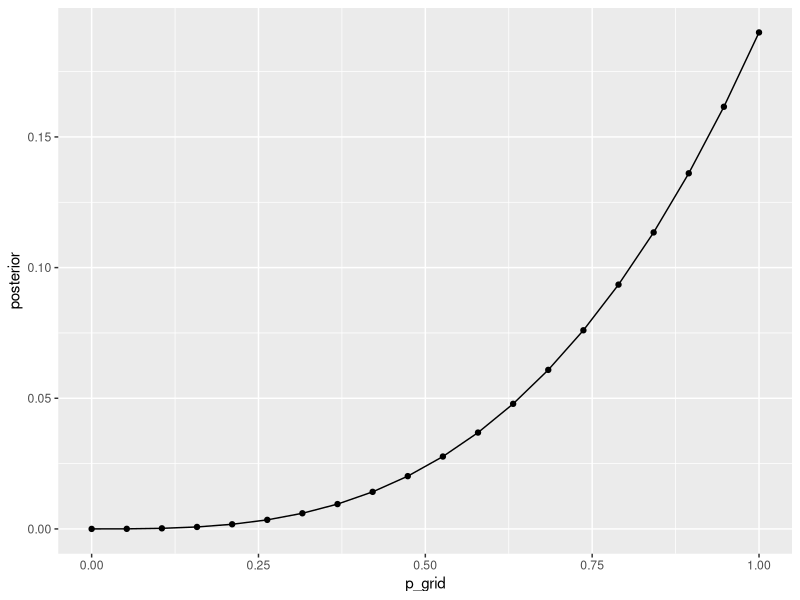
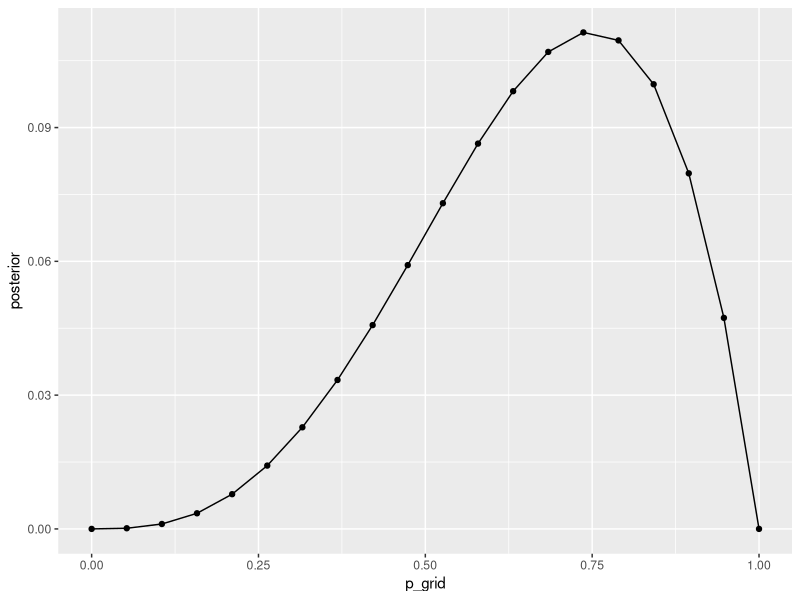
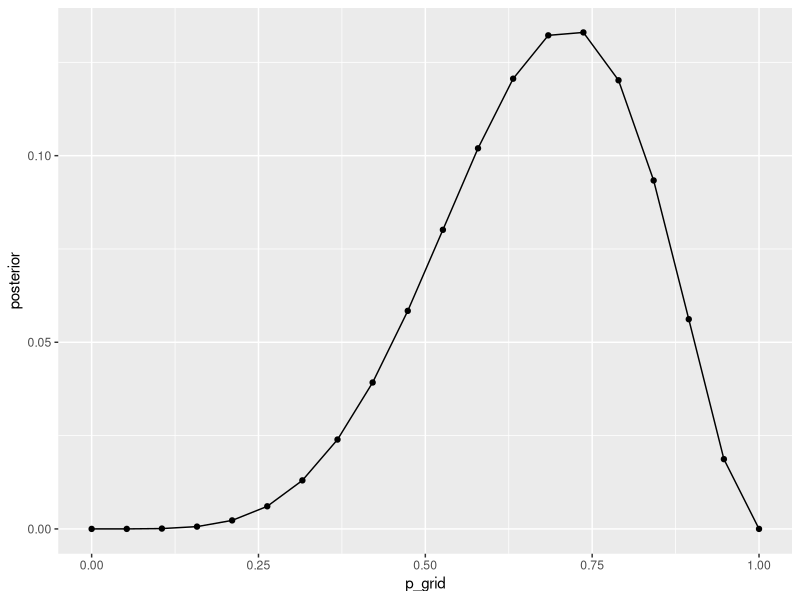
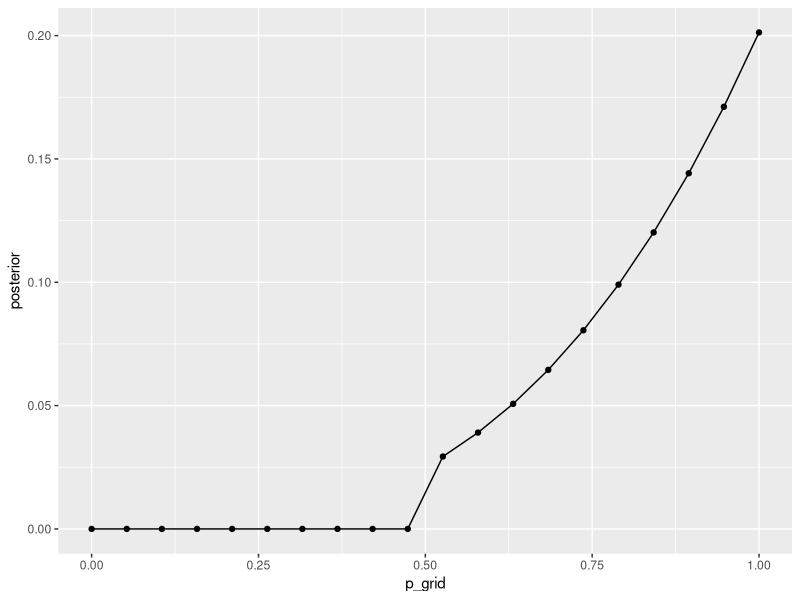
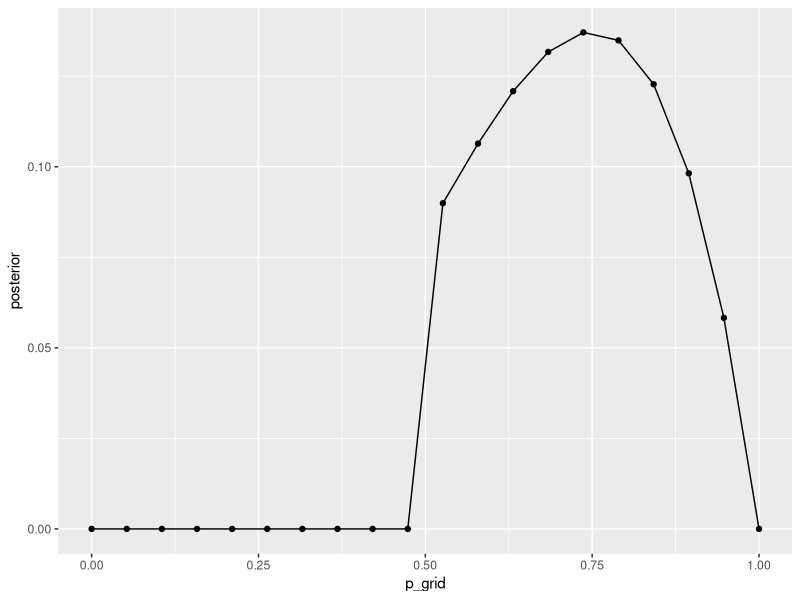
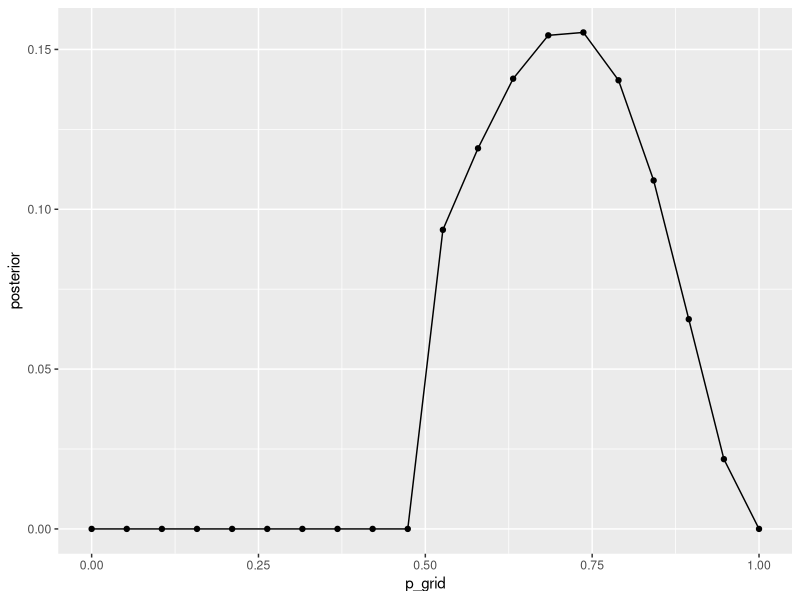

R code for these plots, in order:
#### 2.6 - Practice
library(tidyverse)

# 2M1 - grid approximation
length_grid <- 20
p_grid <- seq(0, 1, length.out=length_grid)
prior <- rep(1, length_grid)
p_grid_df <- data.frame(p_grid)

# W, W, W
n <- 3
w <- 3
likelihood <- dbinom(w, n, p_grid)
unstd.posterior <- likelihood*prior
p_grid_df$posterior <- unstd.posterior/sum(unstd.posterior)
p_grid_df %>%
    ggplot(aes(p_grid, posterior)) +
    geom_point() +
    geom_line()

# W, W, W, L
n <- 4
w <- 3
likelihood <- dbinom(w, n, p_grid)
unstd.posterior <- likelihood*prior
p_grid_df$posterior <- unstd.posterior/sum(unstd.posterior)
p_grid_df %>%
    ggplot(aes(p_grid, posterior)) +
    geom_point() +
    geom_line()

# L, W, W, L, W, W, W
n <- 7
w <- 5
likelihood <- dbinom(w, n, p_grid)
unstd.posterior <- likelihood*prior
p_grid_df$posterior <- unstd.posterior/sum(unstd.posterior)
p_grid_df %>%
    ggplot(aes(p_grid, posterior)) +
    geom_point() +
    geom_line()

# 2M2 - Change the prior
length_grid <- 20
p_grid <- seq(0, 1, length.out=length_grid)
prior <- ifelse(p_grid < 0.5, 0, 1)
p_grid_df <- data.frame(p_grid)

# W, W, W
n <- 3
w <- 3
likelihood <- dbinom(w, n, p_grid)
unstd.posterior <- likelihood*prior
p_grid_df$posterior <- unstd.posterior/sum(unstd.posterior)
p_grid_df %>%
    ggplot(aes(p_grid, posterior)) +
    geom_point() +
    geom_line()

# W, W, W, L
n <- 4
w <- 3
likelihood <- dbinom(w, n, p_grid)
unstd.posterior <- likelihood*prior
p_grid_df$posterior <- unstd.posterior/sum(unstd.posterior)
p_grid_df %>%
    ggplot(aes(p_grid, posterior)) +
    geom_point() +
    geom_line()

# L, W, W, L, W, W, W
n <- 7
w <- 5
likelihood <- dbinom(w, n, p_grid)
unstd.posterior <- likelihood*prior
p_grid_df$posterior <- unstd.posterior/sum(unstd.posterior)
p_grid_df %>%
    ggplot(aes(p_grid, posterior)) +
    geom_point() +
    geom_line()

# 2M3 
data.frame(outcomes=c("land", "earth")) %>%
    mutate(prior_proba = .5, # globes are equally likely
           likelihood_w = c(.3, 1), #70% of Earth is water, 100% of Mars is land
           unstd.posterior = prior_proba*likelihood_w,
           posterior = unstd.posterior/sum(unstd.posterior)) %>%
    filter(outcomes == "land") %>%
    pull(posterior)

# 2M4
data.frame(outcomes=c("two_black_sides", "two_white_sides", "one_black_one_white")) %>%
    mutate(prior_proba = 1/3, # each of the 3 cards is equally likely
           likelihood_w = c(1, 0, .5), # probability of seeing the single black side
           unstd.posterior = prior_proba*likelihood_w,
           posterior = unstd.posterior/sum(unstd.posterior)) %>%
    filter(outcomes == "two_black_sides") %>%
    pull(posterior)

# 2M5
data.frame(outcomes=c("two_black_sides", "two_white_sides", "one_black_one_white")) %>%
    mutate(prior_proba = c(.5, .25, .25), # in this instance there are 2 black sided cards, and one of all other types
           likelihood_w = c(1, 0, .5), # probability of seeing the single black side
           unstd.posterior = prior_proba*likelihood_w,
           posterior = unstd.posterior/sum(unstd.posterior)) %>%
    filter(outcomes == "two_black_sides") %>%
    pull(posterior)

# 2M6
data.frame(outcomes=c("two_black_sides", "two_white_sides", "one_black_one_white")) %>%
    mutate(prior_proba = c(1, 3, 2), # probability of drawing different cards has changed
           likelihood_w = c(1, 0, .5), # probability of seeing the single black side
           unstd.posterior = prior_proba*likelihood_w,
           posterior = unstd.posterior/sum(unstd.posterior)) %>%
    filter(outcomes == "two_black_sides") %>%
    pull(posterior)

# 2M7
data.frame(outcomes=c("two_black_sides", "two_white_sides", "one_black_one_white")) %>%
    mutate(prior_proba = 1, # equal likelihood of drawing 3 cards, uniform constant
           likelihood_w = c(2, 0, 1), # 2 ways it can be shown for B/B, 0 ways for W/W, 1 way for B/W
           unstd.posterior = prior_proba*likelihood_w,
           posterior = unstd.posterior/sum(unstd.posterior),
           likelihood_w2 = c(3, 1, 2), # 3 ways it can be shown for B/B, 1 way for W/W, 2 ways for B/W
           unstd.posterior2 = posterior*likelihood_w2,
           posterior2 = unstd.posterior2/sum(unstd.posterior2)) %>%
    filter(outcomes == "two_black_sides") %>% 
    pull(posterior2)

# 2H1
df <- data.frame(outcomes=c("speciesA", "speciesB")) %>%
    mutate(prior_proba = 1, # equal likelihood of being a species
           likelihood_w = c(.1, .2), # first observation: birthed twins. each has different proba of birthing twins
           unstd.posterior = prior_proba*likelihood_w,
           posterior = unstd.posterior/sum(unstd.posterior))
# posterior probability = probability of being a certain species
# so, probability of next birth being a twin is Pr(species_a)*Pr(birth_twins|species_a) + Pr(species_b)*Pr(birth_twins|species_b)
df <- df %>%
    mutate(prob_birth_twins = c(.1, .2),
           prob_second_birth_is_twins = prob_birth_twins*posterior)
sum(df$prob_second_birth_is_twins) # .167

# 2H2
data.frame(outcomes=c("speciesA", "speciesB")) %>%
    mutate(prior_proba = 1, # equal likelihood of being a species
           likelihood_w = c(.1, .2), # first observation: birthed twins. each has different proba of birthing twins
           unstd.posterior = prior_proba*likelihood_w,
           posterior = unstd.posterior/sum(unstd.posterior)) %>%
    filter(outcomes == "speciesA") %>%
    pull(posterior)

# 2H3
data.frame(outcomes=c("speciesA", "speciesB")) %>%
    mutate(prior_proba = 1, # equal likelihood of being a species
           likelihood_w = c(.1, .2), # first observation: birthed twins. each has different proba of birthing twins
           unstd.posterior = prior_proba*likelihood_w,
           posterior = unstd.posterior/sum(unstd.posterior)) %>%
    mutate(prior_proba = posterior,
           likelihood_w = c(.9, .8), # second observation: birthed single infant
           unstd.posterior = prior_proba*likelihood_w,
           posterior = unstd.posterior/sum(unstd.posterior)
           ) %>%
    filter(outcomes == "speciesA") %>%
    pull(posterior)

# 2H4
# Pr(test_a, a) = Pr(test_a|a)*Pr(a) = .8*.5 
# Pr(test_a, b) = Pr(test_a|b)*Pr(b) = (1-.65)*.5
obs1 <- data.frame(outcomes=c("speciesA", "speciesB")) %>%
    mutate(prior_proba = 1,
           likelihood_w = c(.8*.5, (1-.65)*.5), # first observation: vet test. probabilities according to comments above
           unstd.posterior = prior_proba*likelihood_w,
           posterior = unstd.posterior/sum(unstd.posterior))
obs1 %>% filter(outcomes == 'speciesA') %>% pull(posterior)

obs2 <- obs1 %>%
    mutate(prior_proba = posterior,
           likelihood_w = c(.1, .2), # second observation: birthed twins, each has a different proba of birthing twins
           unstd.posterior = prior_proba*likelihood_w,
           posterior = unstd.posterior/sum(unstd.posterior))
obs2 %>% filter(outcomes == 'speciesA') %>% pull(posterior)






